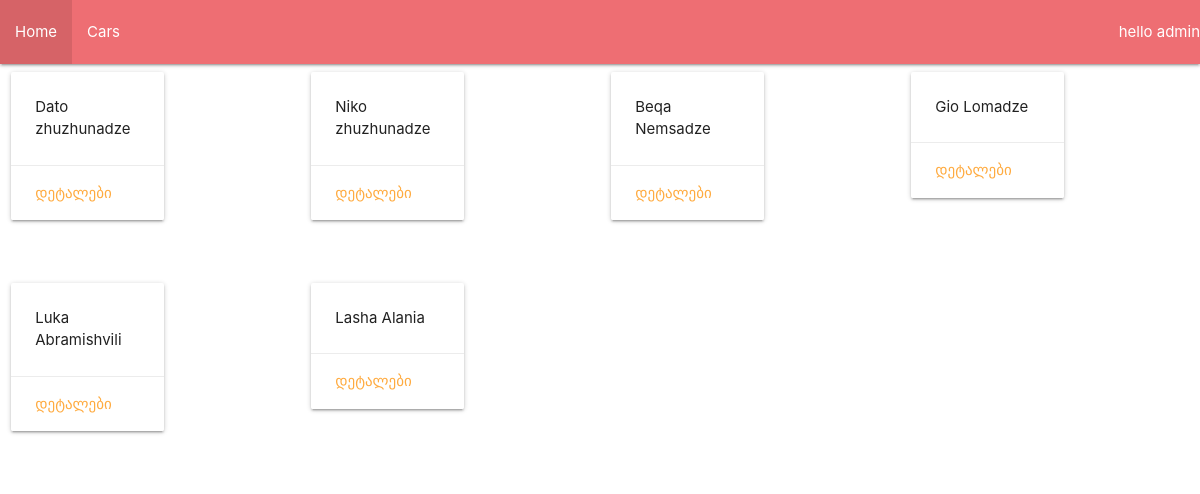
The app's page / (signed in) with its own data.
### washapp/models.py (models this page shows, shortened)
class Washer(models.Model):
    name = models.CharField(max_length=30)
    surname = models.CharField(max_length=40)
    percentage = models.IntegerField()

### washapp/views.py (the view)
# urls.py: 2. Add a URL to urlpatterns:  path('', views.home, name='home')
def home(request):
    man=Washer.objects.all()
    return render(request, "washapp/home.html", {"washer":man})

### washapp/templates/washapp/home.html
{% extends "washapp/base.html" %}
{% block content %}
    {% for i in washer %}
        {% if forloop.counter0|divisibleby:4 %}
            <div class="row">
        {% endif %}
    <div class="col s12 m3 l3">
    <div class="row">
        <div class="col s12 m7">
          <div class="card">
            <div class="card-content">
              <p>{{i.name}} {{i.surname}}</p>
            </div>
            <div class="card-action">
              <a href="{% url 'detail' i.id %}">დეტალები</a>
            </div>
          </div>
        </div>
      </div>
    </div>
    {% if forloop.counter|divisibleby:4 or forloop.last %}
        </div>
    {% endif %}
    {% endfor %}
{% endblock %}

### washapp/templates/washapp/base.html (shortened to what this page needs)
{% load static %}
<!DOCTYPE html>
<html>
    <head>
    <link rel="stylesheet" href="https://cdnjs.cloudflare.com/ajax/libs/materialize/1.0.0/css/materialize.min.css">
    </head>
    <body>
        <nav>
            <div class="nav-wrapper">
                {% if user.is_authenticated %}
                <a class="right">hello {{ request.user.username }}</a>
                {% endif %}
              <ul id="nav-mobile" class="left hide-on-med-and-down">
                <li><a href="{% url 'home' %}">Home</a></li>
                <li><a href="{% url 'car' %}">Cars</a></li>
              </ul>
            </div>
          </nav>
    {% block content %}
    {% endblock %}
    </body>
</html>

### records on screen
Washer: name "Dato", surname "zhuzhunadze"
Washer: name "Niko", surname "zhuzhunadze"
Washer: name "Beqa", surname "Nemsadze"
Washer: name "Gio", surname "Lomadze"
Washer: name "Luka", surname "Abramishvili"
Washer: name "Lasha", surname "Alania"

### other values on screen
{{ request.user.username }} "admin"
